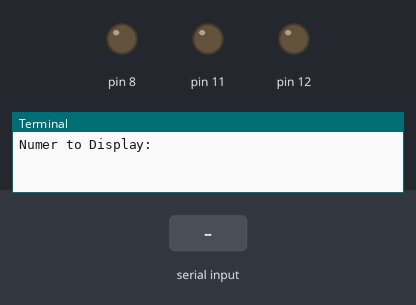
The program below on a simulated Raspberry Pi (header pin numbers). Shown: output pins drawn as LEDs (lit = HIGH), the last lines printed to the terminal. The inputs (shaded band) are chosen by the test bench.

Above: at 1.2 s.
1.3 s: "exit" typed at the terminal
At 2.1 s:
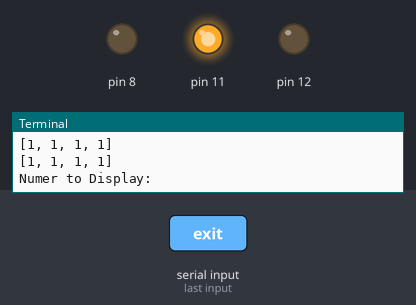
2.8 s: "5" typed at the terminal
4.3 s: "90" typed at the terminal
Timing chart, 0 to 7.3 s (numbered marks = the images above; inputs shaded):
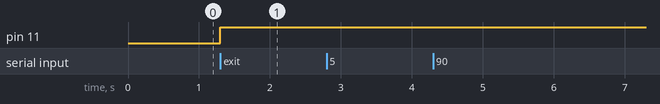

The program:

test.py
```python
#!/usr/bin/python

#import modules
import sys
import time
import RPi.GPIO as GPIO
import xml.etree.ElementTree as ET
import os
from os import system

#Decimal to Binary function
def d2b(y):
        return d2b(y/2) + [y%2] if y > 1 else [y]

#Display digits on Nixies, bit by bit
def nixiebit(x):
	digitbin = d2b(x)
	while len(digitbin) < 4:
		digitbin.insert(0,0)
	print digitbin
	d = 0
	digit = 1
	arrsize = len(digitbin)
	while digit <= 4:
		if d < arrsize:
			GPIO.output(11, bool(digitbin[d]))
			GPIO.output(12, True)
			time.sleep(0.001)
			GPIO.output(12, False)
			#print 'Wrote: ',digitbin[d]
			d+=1
		else:
			GPIO.output(11, False)
                        GPIO.output(12, True)
			time.sleep(0.001)
                        GPIO.output(12, False)
			#print 'Wrote: 0 {EOD}'
		digit+=1

#init the GPIO pins
GPIO.setwarnings(False)
GPIO.setmode(GPIO.BOARD)
GPIO.setup(8, GPIO.OUT)
GPIO.setup(11, GPIO.OUT)
GPIO.setup(12, GPIO.OUT)

GPIO.output(8, False)
GPIO.output(11, False)
GPIO.output(12, False)

#Number of active Nixie Tubes
tubes = 6

#I just have a thing for clean screens...
system("clear")

#Get Number
while 1:
        try:
		nixienumber = str(raw_input('Numer to Display: ')).rjust(tubes,'a')
		print tubes
		print str(nixienumber)
		if nixienumber == 'exit':
			#Cleanup...
			print "Exiting..."
			GPIO.cleanup()
			sys.exit()
		i = (len(str(nixienumber))) - 1
		#print "Number length: ",i
		while i >= 0:
			try:
				nixiebit(int(str(nixienumber)[i]))
			except ValueError:
				nixiebit(15)
			i-=1
		#Display number on Nixies
		GPIO.output(8, True)
		time.sleep(0.001)
		GPIO.output(8, False)
		#print 'Outputted to Nixies'
        except KeyboardInterrupt:
                print "Exiting..."
                #Cleanup...
                GPIO.cleanup()
		system("clear")
                break
```

Measured:
- after the input at 1.3 s, pin 11: LOW → HIGH at once
